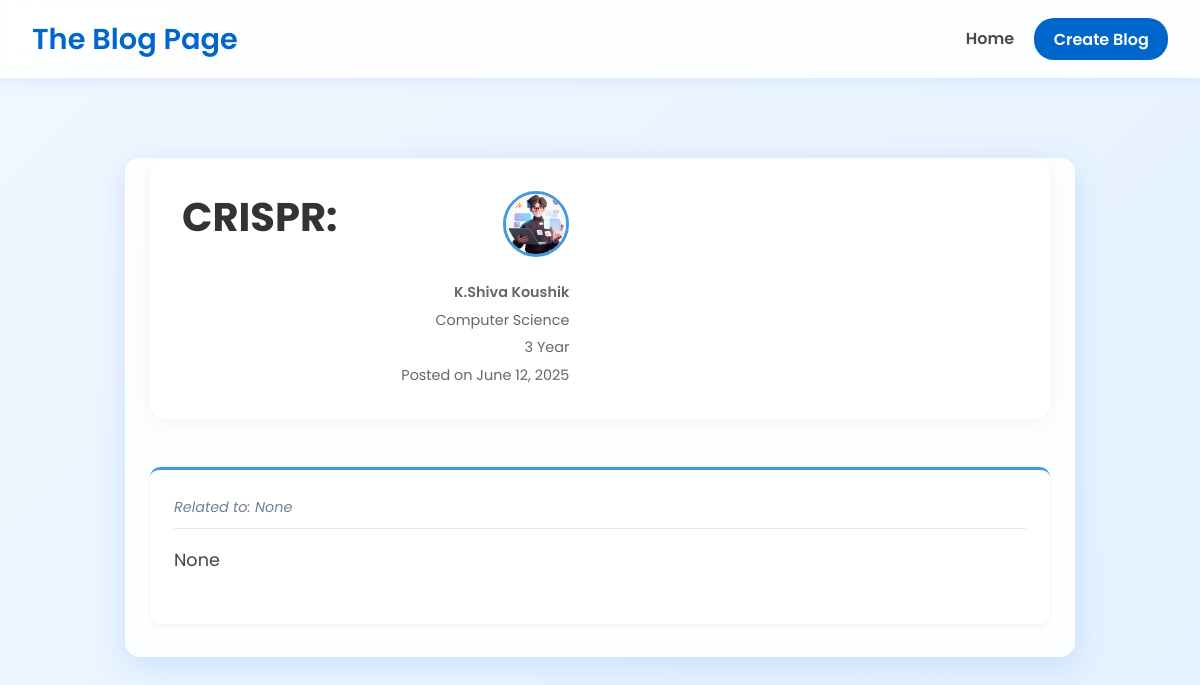
Page /blog/1/ on the committed database.
### blog/models.py (models this page shows, shortened)
class Blog(models.Model):
    title = models.CharField(max_length=200)
    content = models.JSONField()
    author = models.ForeignKey(Author, on_delete=models.CASCADE, related_name='blogs')
    created_at = models.DateTimeField(auto_now_add=True)

class Author(models.Model):
    name = models.CharField(max_length=100)
    course = models.CharField(max_length=100)
    year = models.IntegerField()
    profile_picture = models.ImageField(upload_to='profile_pics/', null=True, blank=True)

### blog/views.py (the view)
# urls.py: path('blog/<int:pk>/', views.blog_detail, name='blog_detail'),
def blog_detail(request, pk):
    blog = get_object_or_404(Blog, pk=pk)
    return render(request, 'blog/blog_detail.html', {'blog': blog})

### blog/templates/blog/blog_detail.html (shortened to what this page needs)
{% extends "base.html" %}
{% load static %}
{% block content %}
<article class="blog-detail">
    <header class="blog-header">
        <div class="header-content">
            <h1 class="blog-title">{{ blog.title }}</h1>
            <div class="header-right">
                {% if blog.author.profile_picture %}
                    <img src="{{ blog.author.profile_picture.url }}" alt="" class="profile-image">
                {% endif %}
                <div class="author-details">
                    <span class="author-name">{{ blog.author.name }}</span>
                    <span class="author-meta">{{ blog.author.course }}</span>
                    <span class="author-meta">{{ blog.author.year }} Year</span>
                    <span class="author-meta">Posted on {{ blog.created_at|date:"F j, Y" }}</span>
                </div>
            </div>
        </div>
    </header>
    <div class="blog-content">
        {% if blog.content %}
            {% with current_heading=None %}
                {% for block in blog.content %}
                    {% if block.type == 'subheading' %}
                        {% if not forloop.last %}
                            {% with next_block=blog.content|slice:forloop.counter0|first %}
                                {% if next_block.type == 'subheading' %}
                                    <div class="content-block error-block">
                                        <p class="error-message">Missing paragraph for heading: "{{ block.value }}"</p>
                                    </div>
                                {% else %}
                                    <div class="content-block heading">
                                        <h2>{{ block.value }}</h2>
                                    </div>
                                {% endif %}
                            {% endwith %}
                        {% endif %}
                        {% with current_heading=block.value %}
                        {% endwith %}
                    {% elif block.type == 'paragraph' %}
                        <div class="content-block paragraph">
                            <div class="paragraph-header">
                                <span class="paragraph-title">Related to: {{ current_heading }}</span>
                            </div>
                            <p>{{ block.value }}</p>
                        </div>
                    {% endif %}
                {% endfor %}
            {% endwith %}
        {% else %}
            <p>No content available.</p>
        {% endif %}
    </div>
</article>
{% endblock %}

### static/blog/css/style.css (style rules this page uses)
body { font-family: 'Poppins', sans-serif; background-color: #f0f7ff; background-image: linear-gradient(135deg, #f0f7ff 0%, #e3f0ff 100%); color: #4A4A4A; margin: 0; line-height: 1.6; min-height: 100vh; }
header { display: flex; justify-content: space-between; align-items: center; padding: 1rem 2rem; background-color: rgba(255, 255, 255, 0.9); backdrop-filter: blur(10px); box-shadow: 0 2px 15px rgba(0, 123, 255, 0.1); }
.blog-content { flex: 1; display: flex; flex-direction: column; min-height: 160px; position: relative; }
.blog-title { font-size: 1.2rem; margin-bottom: 0.75rem; color: #333; line-height: 1.3; }
.blog-title { color: #0066cc; }
.blog-detail { max-width: 800px; margin: 2rem auto; background: rgba(255, 255, 255, 0.9); backdrop-filter: blur(10px); border-radius: 15px; padding: 2.5rem; box-shadow: 0 8px 30px rgba(0, 123, 255, 0.15); border: 1px solid rgba(255, 255, 255, 0.7); }
.blog-detail .blog-title { font-size: 2.5rem; color: #333; margin-bottom: 1.5rem; }
.author-details { display: flex; flex-direction: column; }
.author-details span { color: #666; font-size: 0.9rem; }
.blog-detail .blog-content { margin-top: 2rem; padding-top: 1rem; }
.blog-detail .blog-content p { margin-bottom: 1.5rem; line-height: 1.8; font-size: 1.1rem; color: #444; }

### blog/templates/blog/blog_detail.html (style rules this page uses)
.blog-detail { max-width: 900px; margin: 3rem auto; padding: 0 1.5rem; }
.blog-header { background: white; padding: 2rem; border-radius: 15px; box-shadow: 0 4px 20px rgba(0, 0, 0, 0.05); margin-bottom: 2rem; }
.header-content { display: flex; justify-content: space-between; align-items: flex-start; gap: 2rem; }
.blog-title { font-size: 2.5rem; color: #1a202c; margin: 0; flex: 1; }
.header-right { text-align: right; min-width: 200px; }
.profile-image { width: 60px; height: 60px; border-radius: 50%; object-fit: cover; border: 3px solid #4299e1; margin-bottom: 1rem; }
.author-details { display: flex; flex-direction: column; gap: 0.3rem; }
.author-name { font-size: 1.1rem; font-weight: 600; color: #2d3748; }
.author-meta { color: #718096; font-size: 0.9rem; }
.content-block { margin-bottom: 2rem; }
.paragraph-header { border-bottom: 1px solid #e2e8f0; padding-bottom: 0.5rem; margin-bottom: 1rem; }
.paragraph-title { color: #718096; font-size: 0.9rem; font-style: italic; }
.content-block.paragraph { background: #fff; padding: 1.5rem; border-radius: 10px; box-shadow: 0 2px 4px rgba(0,0,0,0.05); border-top: 3px solid #4299e1; }
.content-block p { color: #4a5568; line-height: 1.8; font-size: 1.1rem; margin: 0; }

### rows in the picture
Blog: title "CRISPR:", author.profile_picture (picture), author.name "K.Shiva Koushik", author.course "Computer Science", author.year "3", created_at "June 12, 2025"

### other values in the picture
{{ current_heading }} "None"
{{ block.value }} "None"
